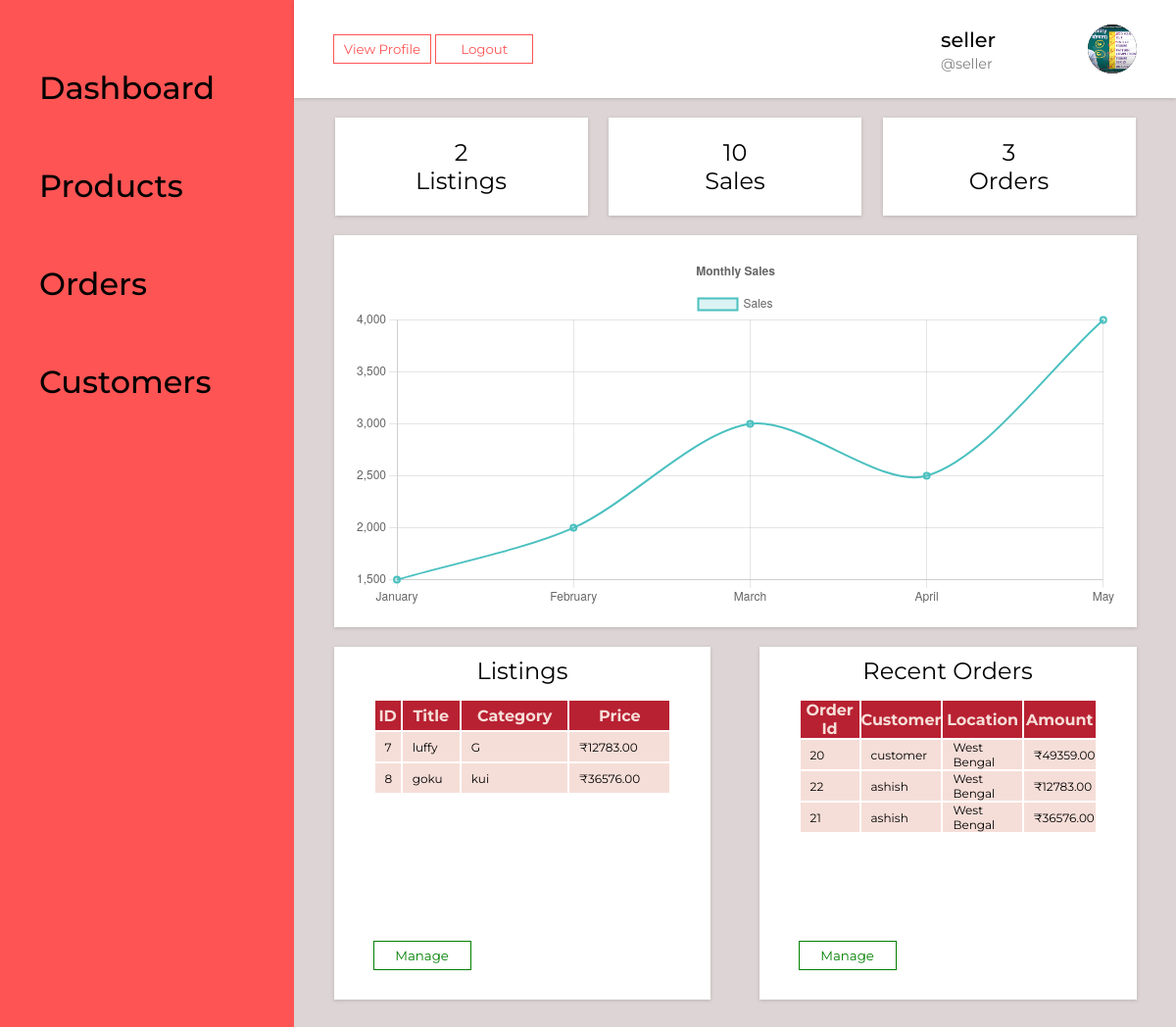
The page /seller_dashboard/ (signed in) on the database as committed earlier.
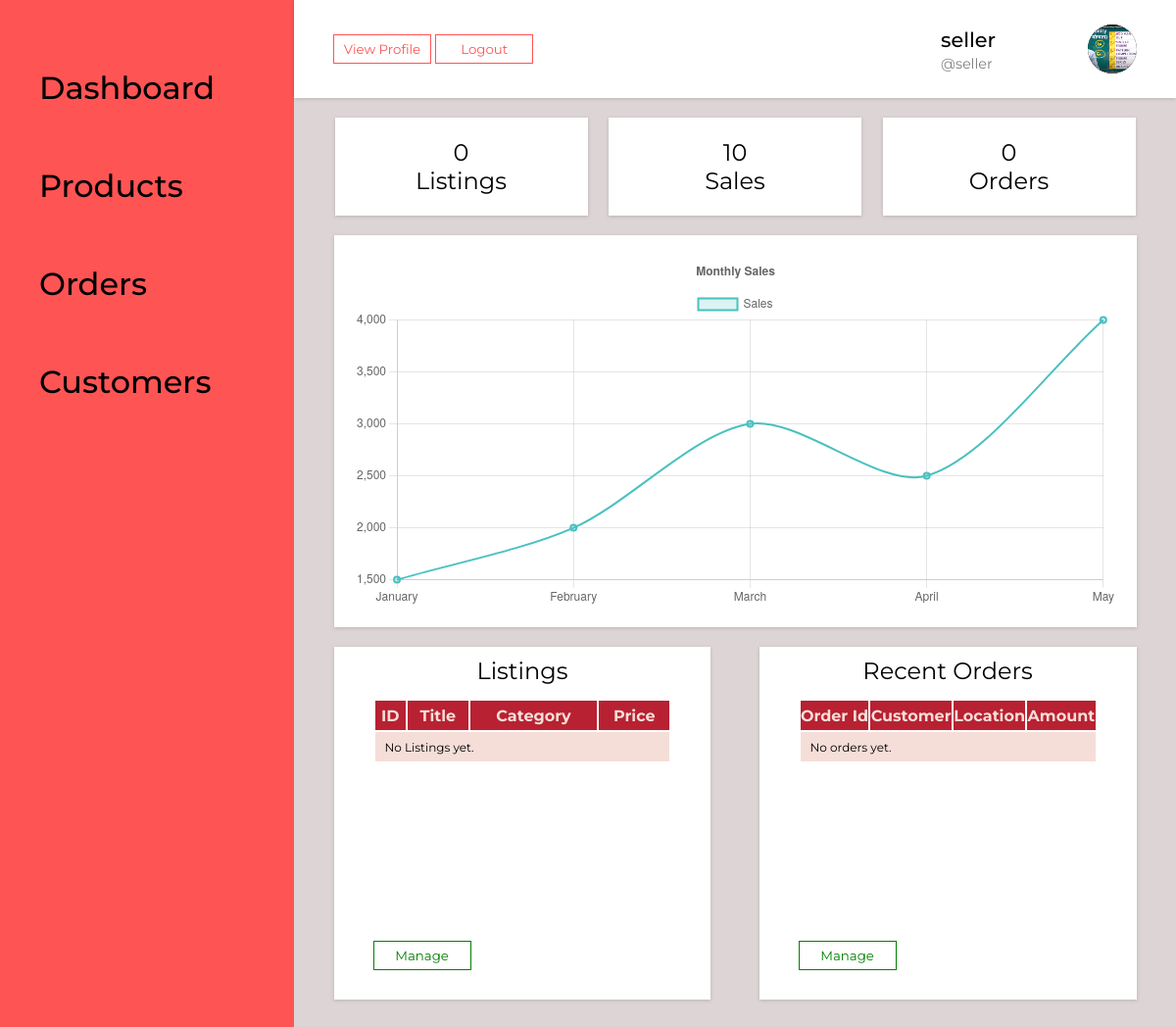
The same page on the database as committed later.
### core/models.py (models this page shows, shortened)
class Painting(models.Model):
    title = models.CharField(max_length=100)
    description = models.TextField()
    category = models.ForeignKey(Category, on_delete=models.CASCADE, related_name='paintings', default=None)
    image = models.ImageField(upload_to="products_images/", default=None, null=True )
    rating = models.DecimalField(decimal_places=1, max_digits=3, default=0.0, null=True)
    price = models.DecimalField(decimal_places=2, max_digits=10, default=1000.00, null=True)
    is_new = models.BooleanField(default=False)
    is_selling = models.BooleanField(default=False)
    seller = models.ForeignKey(
        settings.AUTH_USER_MODEL,
        on_delete=models.CASCADE,
        limit_choices_to={'profile__is_seller': True},
        related_name='paintings'
    )

class Category(models.Model):
    name = models.CharField(max_length=100, unique=True, default=None )
    def __str__(self):
        return self.name

class Order(models.Model):
    STATUS_CHOICES = [
        ('Placed', 'Placed'),
        ('Shipped', 'Shipped'),
        ('Delivered', 'Delivered'),
        ('Cancelled', 'Cancelled')
    ]
    user = models.ForeignKey(User, on_delete=models.CASCADE)
    order_id = models.CharField(max_length=20, unique=True, editable=False)
    date_ordered = models.DateField(auto_now_add=True)
    complete = models.BooleanField(default=False)
    status = models.CharField(
        max_length=20,
        choices=STATUS_CHOICES,
        default='Placed'  # Default status is "Placed" when an order is created
    )
    shipping_address = models.CharField(max_length=255)
    shipping_city = models.CharField(max_length=100)
    shipping_state = models.CharField(max_length=100)
    shipping_zip = models.CharField(max_length=20)
    def get_cart_total(self):
        return sum(item.get_total() for item in self.orderitem_set.all())

class OrderItem(models.Model):
    order = models.ForeignKey(Order, on_delete=models.CASCADE)
    painting = models.ForeignKey(Painting, on_delete=models.CASCADE)
    quantity = models.PositiveIntegerField(default=1)
    def get_total(self):
        return self.painting.price * self.quantity

### core/views.py (the view)
# urls.py: path('seller_dashboard/', views.seller_dashboard, name='seller_dashboard'),
@login_required
def seller_dashboard(request):
    if hasattr(request.user, 'profile') and request.user.profile.is_seller:
        listed_paintings = Painting.objects.filter(seller=request.user)
        listing_no = listed_paintings.count()
        seller = request.user
        orders = Order.objects.filter(orderitem__painting__seller=seller, status="Placed").distinct()
        orders_no = orders.count()
        return render(request, 'sellar dashboard.html', {
            'listed_paintings': listed_paintings,
            'orders':orders,
            'listing_no':listing_no,
            'orders_no':orders_no,
        })
    return HttpResponseForbidden("You are not authorized to access this page.")

### templates/sellar dashboard.html (shortened to what the changed rows need)
<!DOCTYPE html>
<html lang="en">
<head>
    <link rel="stylesheet" href="/static/css/seller-dashboard.css">
    <link rel="stylesheet" href="https://cdnjs.cloudflare.com/ajax/libs/font-awesome/6.7.2/css/all.min.css" />
</head>
<body>
    <div class="full">
        <div class="content">
            <div class="acc-sec">
                <div class="sec">
                    <div class="acc-text">
                        <h2> {{ user.username }} </h2>
                    </div>
                </div>
            </div>
 {% block dasboard-content %}
           <div class="analytics">
            <div>
                <h2>{{listing_no}} <br> Listings</h2>
            </div>
            <div>
                <h2>10 <br> Sales</h2>
            </div>
            <div>
                <h2>{{orders_no}} <br> Orders</h2>
            </div>
        </div>
        <div class="notifications">
            <div class="listing-container">
                <h2>Listings</h2>
                <div class="listings">
                    <table>
                        <thead>
                            <tr>
                                <th>ID</th>
                                <th>Title</th>
                                <th>Category</th>
                                <th>Price</th>
                            </tr>
                        </thead>
                        <tbody>
                            {% for painting in listed_paintings %}
                            <tr>
                                <td>{{ painting.id}}</td>
                                <td>{{ painting.title}}</td>
                                <td>{{ painting.category}}</td>
                                <td>₹{{ painting.price}}</td>
                            </tr>
                            {% empty %}
                            <td colspan="4">No Listings yet.</td>
                            {% endfor%}
                        </tbody>
                    </table>
                </div>
            </div>
            <div class="order-container">
                <h2>Recent Orders</h2>
                <div class="orders">
                    <table>
                        <thead>
                            <tr>
                                <th>Order Id</th>
                                <th>Customer</th>
                                <th>Location</th>
                                <th>Amount</th>
                            </tr>
                        </thead>
                        <tbody>
                            {% for order in orders %}
                            <tr>
                                <td>{{ order.id}}</td>
                                <td>{{ order.user.username }}</td>
                                <td>{{ order.shipping_state }}</td>
                                <td>₹{{ order.get_cart_total }}</td>
                            </tr>
                            {% empty %}
                            <td colspan="4">No orders yet.</td>
                            {% endfor%}
                        </tbody>
                    </table>
                </div>
            </div>
        </div>
 {% endblock %}
        </div>
    </div>
    <script>
        const lineCtx = document.getElementById('lineChart').getContext('2d');
        const lineChart = new Chart(lineCtx, {
            type: 'line',
            data: {
                labels: ['January', 'February', 'March', 'April', 'May'],
                datasets: [{
                    label: 'Sales',
                    data: [1500, 2000, 3000, 2500, 4000],
                    borderColor: 'rgba(75, 192, 192, 1)',
                    backgroundColor: 'rgba(75, 192, 192, 0.2)',
                    borderWidth: 2,
                    tension: 0.3
                }]
            },
            options: {
                responsive: true,
                plugins: {
                    legend: { display: true },
                    title: { display: true, text: 'Monthly Sales' }
                }
            }
        });
    </script>
</body>
</html>

Rows that differ between the two databases and show on the page:
removed Painting: id "7", title "luffy", category "G", price "12783.00"
removed Painting: id "8", title "goku", category "kui", price "36576.00"
no longer on this page (row unchanged): Order: id "20", user.username "customer", shipping_state "West Bengal", get_cart_total "49359.00"
no longer on this page (row unchanged): Order: id "22", user.username "ashish", shipping_state "West Bengal", get_cart_total "12783.00"
no longer on this page (row unchanged): Order: id "21", user.username "ashish", shipping_state "West Bengal", get_cart_total "36576.00"
Other text that changed with them:
{{ listing_no }}: "2" → "0"
{{ orders_no }}: "3" → "0"
text now shown: "No Listings yet. No orders yet."
